Frame 1 (no input): blank canvas, image omitted
Frame 60 (no input): blank canvas, image omitted
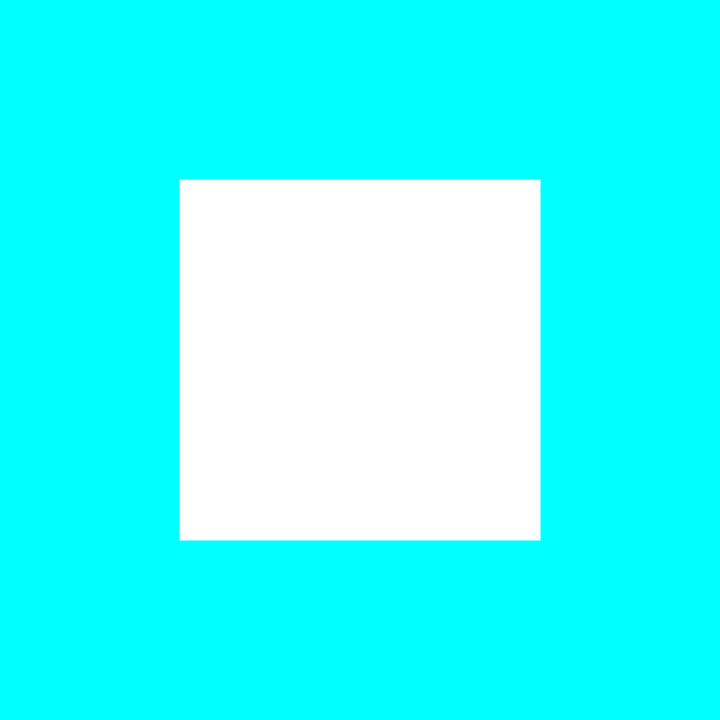
Frame 120 (the mouse pressed at the canvas centre since frame 60)

The p5.js sketch whose frames 1 and 60 were blank and that drew this single picture after the mouse press (run headless with seeded random() and noise() and a simulated clock; from frame 60 on, the mouse is pressed at the canvas centre):

// p5.js sketch
// ── sketch.js
function setup() {
  createCanvas(720, 720);
  noCursor();

  colorMode(HSB, 360, 100, 100);
  rectMode(CENTER);
  noStroke();
}

function draw() {
  background(mouseY / 2, 100, 100);
  rect(360, 360, mouseX + 1, mouseX + 1);
}
